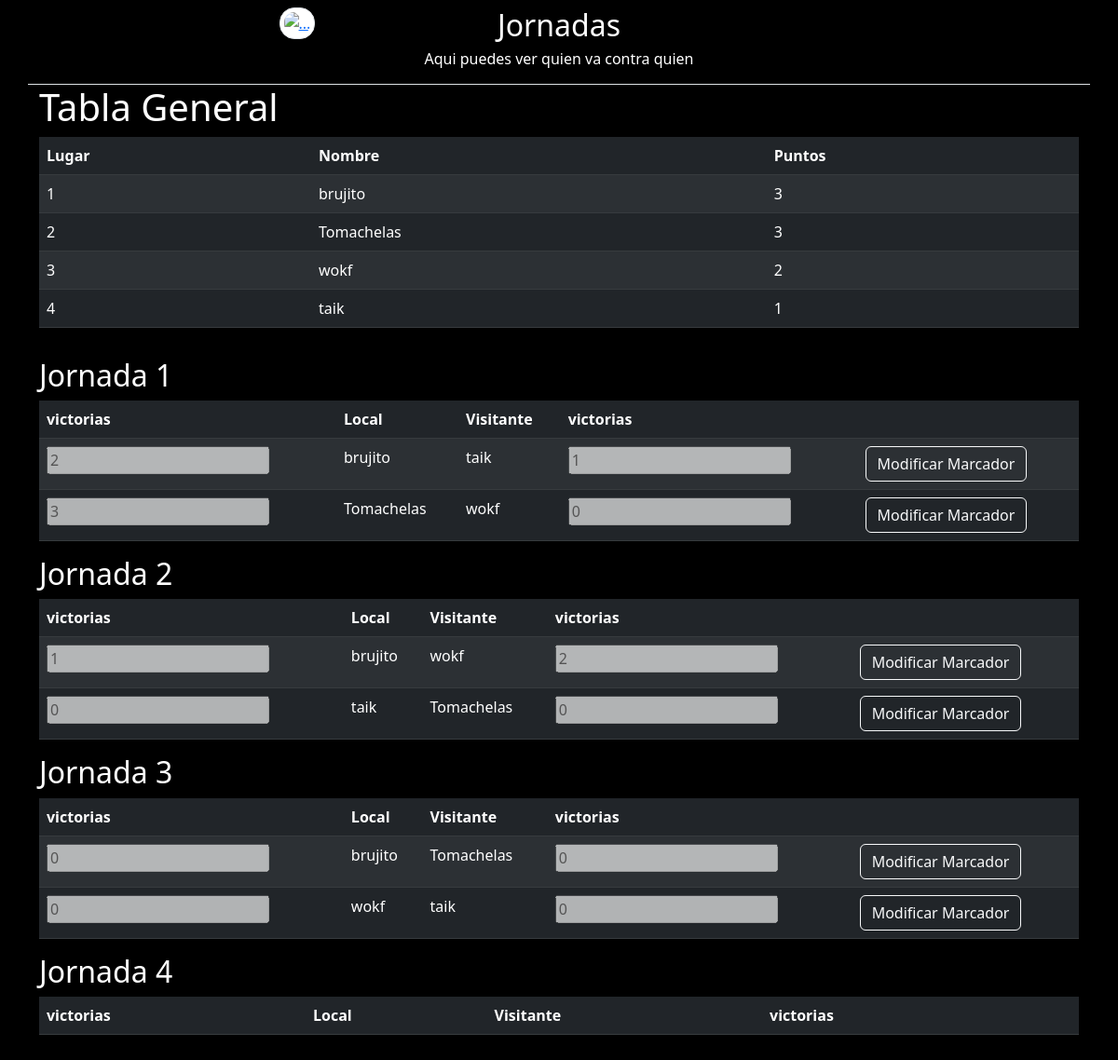
The app's page /view_tournament_journey/3 with its own data.
### team/models.py (models this page shows)
class TournamentJourney(models.Model):
    journey = models.IntegerField(default=0)
    local_gamer = models.CharField(max_length=140, default='')
    visitor_gamer = models.CharField(max_length=140, default='')
    tournament = models.ForeignKey(Tournament, on_delete=models.DO_NOTHING)
    wins_local_gamer = models.IntegerField(default=0)
    wins_visitor_gamer = models.IntegerField(default=0)
    active = models.BooleanField(default=True)

### team/views.py (the view)
def view_tournament_journey(request, pk):
    context = dict()
    if request.method == "POST":
        jornada = request.POST.get('jornada', False)
        local_gamer_marcador = request.POST.get('local_gamer_marcador', False)
        visitor_gamer_marcador = request.POST.get('visitor_gamer_marcador', False)
        TournamentJourney.objects.filter(tournament=pk,
                                         id=jornada).update(wins_local_gamer=local_gamer_marcador,
                                                                 wins_visitor_gamer=visitor_gamer_marcador)
        total_jugadores = len(TournamentGamer.objects.filter(tournament=pk, active=1))
        is_teams_list = total_jugadores
        flag_journey = 0
        list_jornadas = list()
        while flag_journey < is_teams_list:
            flag_journey += 1
            jornadas = list(TournamentJourney.objects.values().filter(tournament=pk, journey=flag_journey))
            list_jornadas.append(jornadas)
        tabla_general_data = tabla_general(pk)
        context['tabla_general'] = tabla_general_data
        context['jornadas'] = list_jornadas
        return render(request, 'view_tournament_journey.html', context)
    else:
        total_jugadores = len(TournamentGamer.objects.filter(tournament=pk, active=1))
        is_teams_list = total_jugadores
        flag_journey = 0
        list_jornadas = list()
        while flag_journey < is_teams_list:
            flag_journey += 1
            jornadas = list(TournamentJourney.objects.values().filter(tournament=pk, journey=flag_journey))
            list_jornadas.append(jornadas)
        tabla_general_data = tabla_general(pk)
        context['tabla_general'] = tabla_general_data
        context['jornadas'] = list_jornadas
        return render(request, 'view_tournament_journey.html', context)

### templates/view_tournament_journey.html (shortened to what this page needs)
<!doctype html>
<html lang="en">
<head>
    <link href="https://cdn.jsdelivr.net/npm/bootstrap@5.3.0-alpha3/dist/css/bootstrap.min.css" rel="stylesheet">
</head>
<body class="bg-black text-white">
    <div class="container">
        <div class="row text-center p-2 border-bottom">
            <div class="col-2 offset-2 ">
                <a href="{% url 'team:view_tournament'%}"><img src="https://cdn.discordapp.com/attachments/1061685560835571772/1095791422751391945/273029c8-e33c-4f49-93e6-2f70f7ef6f2d.jpg" class="img-thumbnail rounded-4" alt="..." style="height: 80px;" ></a>
            </div>
            <div class="col-4 text-center">
                <h2>Jornadas</h2>
                <h6>Aqui puedes ver quien va contra quien</h6>
            </div>
        </div>
        <div class="row">
            <div class="col-12">
                <h1>Tabla General</h1>
            </div>
            <div class="col-12">
                <table class="table table-dark table-striped text-white">
                    <thead>
                        <tr>
                            <th>Lugar</th>
                            <th>Nombre</th>
                            <th>Puntos</th>
                        </tr>
                    </thead>
                    <tbody>
                        {% for tg in tabla_general %}
                            <tr>
                                <td>{{ tg.lugar }}</td>
                                <td>{{ tg.gamer }}</td>
                                <td>{{ tg.points }}</td>
                            </tr>
                        {% endfor %}
                    </tbody>
                </table>
            </div>
        </div>
        <div class="row my-3">
            <div class="col-12">
                {% for jornada in jornadas %}
                    <h2>Jornada {{ forloop.counter }}</h2>
                    <form method="POST" class="mt-2">
                        <table class="table table-dark table-striped text-white">
                            <thead>
                                <tr>
                                    <th>victorias</th>
                                    <th>Local</th>
                                    <th>Visitante</th>
                                    <th>victorias</th>
                                    <th></th>
                                </tr>
                            </thead>
                            <tbody>
                                {% for data in jornada %}
                                    <tr>
                                        <td><input type="number" id="local_gamer_marcador_{{ data.id}}" name="local_gamer_marcador" value="{{ data.wins_local_gamer }}" disabled> </td>
                                        <td>{{ data.local_gamer }}</td>
                                        <td>{{ data.visitor_gamer }}</td>
                                        <td><input type="number" id="visitor_gamer_marcador_{{ data.id}}" name="visitor_gamer_marcador" value="{{ data.wins_visitor_gamer }}" disabled></td>
                                        <td  id="marcador_{{ data.id}}"><a class="btn btn-outline-light" onclick="f_modificar_marcador('{{ data.id}}')">Modificar Marcador</a></td>
                                    </tr>
                                {% endfor %}
                            </tbody>
                        </table>
                    </form>
                {% endfor %}
            </div>
        </div>
    </div>
</body>
</html>

### records on screen
TournamentJourney: lugar "2", gamer "Tomachelas", points "3", local_gamer_marcador "0", local_gamer "taik", visitor_gamer "Tomachelas", visitor_gamer_marcador "0"
TournamentJourney: lugar "3", gamer "wokf", points "2", local_gamer_marcador "1", local_gamer "brujito", visitor_gamer "wokf", visitor_gamer_marcador "2"
TournamentJourney: local_gamer_marcador "2", local_gamer "brujito", visitor_gamer "taik", visitor_gamer_marcador "1"
TournamentJourney: local_gamer_marcador "3", local_gamer "Tomachelas", visitor_gamer "wokf", visitor_gamer_marcador "0"
TournamentJourney: local_gamer_marcador "0", local_gamer "brujito", visitor_gamer "Tomachelas", visitor_gamer_marcador "0"
TournamentJourney: local_gamer_marcador "0", local_gamer "wokf", visitor_gamer "taik", visitor_gamer_marcador "0"

### other values on screen
{{ tg.lugar }} "1" "4"
{{ tg.gamer }} "brujito" "taik"
{{ tg.points }} "3" "1"
